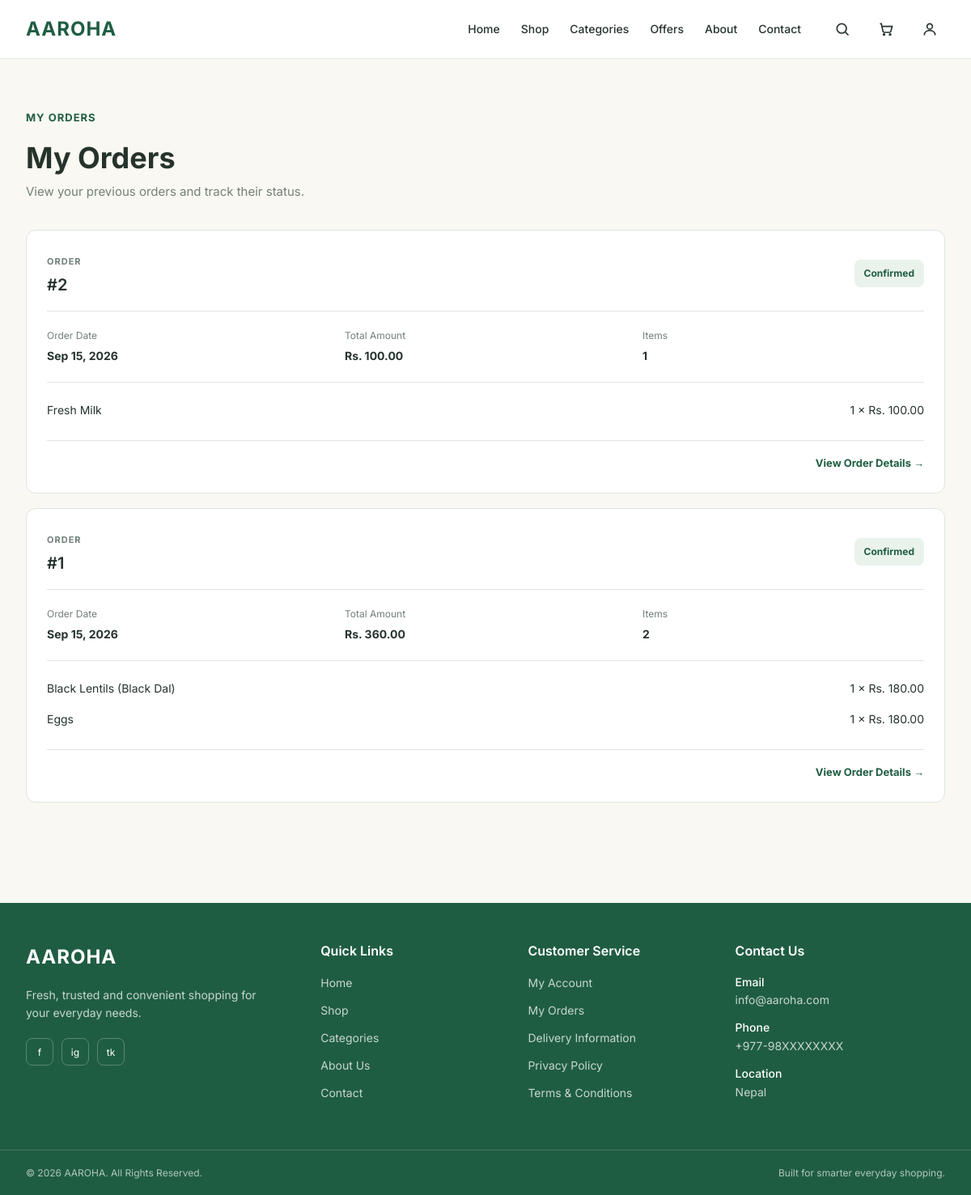
The page /orders/my-orders/ (signed in) on the database its author committed.
### orders/models.py (models this page shows, shortened)
class Order(models.Model):
    STATUS_CHOICES = [
        ('Pending', 'Pending'),
        ('Confirmed', 'Confirmed'),
        ('Processing', 'Processing'),
        ('Shipped', 'Shipped'),
        ('Delivered', 'Delivered'),
        ('Cancelled', 'Cancelled'),
    ]
    user = models.ForeignKey(
        User,
        on_delete=models.CASCADE,
        related_name='orders'
    )
    customer_name = models.CharField(max_length=150)
    phone = models.CharField(max_length=20)
    address = models.TextField()
    city = models.CharField(max_length=100)
    total_amount = models.DecimalField(
        max_digits=10,
        decimal_places=2
    )
    status = models.CharField(
        max_length=20,
        choices=STATUS_CHOICES,
        default='Pending'
    )
    created_at = models.DateTimeField(auto_now_add=True)
    updated_at = models.DateTimeField(auto_now=True)

class OrderItem(models.Model):
    order = models.ForeignKey(
        Order,
        on_delete=models.CASCADE,
        related_name='items'
    )
    product = models.ForeignKey(
        'products.Product',
        on_delete=models.CASCADE
    )
    quantity = models.PositiveIntegerField()
    price = models.DecimalField(
        max_digits=10,
        decimal_places=2
    )
    subtotal = models.DecimalField(
        max_digits=10,
        decimal_places=2
    )

### products/models.py (models this page shows, shortened)
class Product(models.Model):
    name = models.CharField(max_length=200)
    category = models.ForeignKey(
        Category,
        on_delete=models.CASCADE,
        related_name='products'
    )
    description = models.TextField()
    price = models.DecimalField(
        max_digits=10,
        decimal_places=2
    )
    unit = models.CharField(
        max_length=50,
        default='piece'
    )
    stock = models.PositiveIntegerField(default=0)
    image = models.ImageField(
        upload_to='products/',
        blank=True,
        null=True
    )
    is_available = models.BooleanField(default=True)
    created_at = models.DateTimeField(auto_now_add=True)
    updated_at = models.DateTimeField(auto_now=True)

### orders/views.py (the view)
@login_required
def my_orders(request):
    orders = Order.objects.filter(
        user=request.user
    ).order_by('-created_at')
    return render(
        request,
        'orders/my_orders.html',
        {
            'orders': orders
        }
    )

### templates/orders/my_orders.html (shortened to what this page needs)
{% extends 'base.html' %}
{% block content %}
<section class="orders-section">
    <div class="container">
        <div class="orders-header">
            <span class="section-label">
                MY ORDERS
            </span>
            <h1>
                My Orders
            </h1>
            <p>
                View your previous orders and track their status.
            </p>
        </div>
        {% if orders %}
        <div class="orders-list">
            {% for order in orders %}
            <div class="order-card">
                <div class="order-card-header">
                    <div>
                        <span class="order-label">
                            ORDER
                        </span>
                        <h3>
                            #{{ order.id }}
                        </h3>
                    </div>
                    <span class="order-status status-{{ order.status|lower }}">
                        {{ order.status }}
                    </span>
                </div>
                <div class="order-info">
                    <div>
                        <span>
                            Order Date
                        </span>
                        <strong>
                            {{ order.created_at|date:"M d, Y" }}
                        </strong>
                    </div>
                    <div>
                        <span>
                            Total Amount
                        </span>
                        <strong>
                            Rs. {{ order.total_amount }}
                        </strong>
                    </div>
                    <div>
                        <span>
                            Items
                        </span>
                        <strong>
                            {{ order.items.count }}
                        </strong>
                    </div>
                </div>
                <div class="order-products">
                    {% for item in order.items.all %}
                    <div class="order-product">
                        <span>
                            {{ item.product.name }}
                        </span>
                        <span>
                            {{ item.quantity }} ×
                            Rs. {{ item.price }}
                        </span>
                    </div>
                    {% endfor %}
                </div>
                <div class="order-card-action">
                    <a href="{% url 'order_detail' order.id %}">
                        View Order Details →
                    </a>
                </div>
            </div>
            {% endfor %}
        </div>
        {% endif %}
    </div>
</section>
{% endblock %}

### static/css/app.css (style rules this page uses)
:root { --primary: #1F5D42; --primary-dark: #174832; --primary-light: #E8F3EC; --secondary: #7BAE8A; --accent: #E6A93A; --background: #FAF8F2; --surface: #FFFFFF; --text-primary: #26332D; --text-secondary: #718078; --border: #DDE5DF; --success: #2E8B57; --warning: #D99A2B; --danger: #D9534F; --info: #4A90A4; --ai: #665C91; --font-family: "Inter", Arial, sans-serif; --radius-sm: 6px; --radius-md: 8px; --radius-lg: 12px; --radius-xl: 16px; --shadow-sm: 0 2px 8px rgba(38, 51, 45, 0.06); --shadow-md: 0 4px 16px rgba(38, 51, 45, 0.08); --shadow-lg: 0 8px 30px rgba(38, 51, 45, 0.10); --navbar-height: 72px; --sidebar-width: 240px; --max-width: 1440px; }
* { margin: 0; padding: 0; box-sizing: border-box; }
html { scroll-behavior: smooth; }
body { font-family: var(--font-family); background: var(--background); color: var(--text-primary); font-size: 15px; line-height: 1.6; }
a { color: inherit; text-decoration: none; }
.container { width: 100%; max-width: var(--max-width); margin: 0 auto; padding-left: 32px; padding-right: 32px; }
h1 { font-size: 36px; font-weight: 700; line-height: 1.2; }
h3 { font-size: 22px; font-weight: 600; line-height: 1.4; }
p { color: var(--text-secondary); }
.container { width: 100%; max-width: 1440px; margin-left: auto; margin-right: auto; padding-left: 32px; padding-right: 32px; }
.section-label { display: inline-block; margin-bottom: 10px; color: #1F5D42; font-size: 13px; font-weight: 700; letter-spacing: 1px; }
.orders-section { padding: 60px 0; background: #FAF8F2; min-height: 70vh; }
.orders-header { margin-bottom: 35px; }
.orders-header .section-label { color: #1F5D42; font-size: 13px; font-weight: 700; letter-spacing: 1px; }
.orders-header h1 { margin: 8px 0; color: #26332D; font-size: 36px; }
.orders-header p { color: #718078; font-size: 15px; }
.orders-list { display: flex; flex-direction: column; gap: 18px; }
.order-card { padding: 25px; background: #FFFFFF; border: 1px solid #DDE5DF; border-radius: 12px; }
.order-card-header { display: flex; justify-content: space-between; align-items: center; padding-bottom: 18px; border-bottom: 1px solid #DDE5DF; }
.order-label { color: #718078; font-size: 11px; font-weight: 700; letter-spacing: 1px; }
.order-card-header h3 { margin: 4px 0 0; color: #26332D; font-size: 20px; }
.order-status { padding: 7px 12px; border-radius: 8px; font-size: 12px; font-weight: 700; }
.status-confirmed { background: #EAF2EC; color: #1F5D42; }
.order-info { display: grid; grid-template-columns: repeat(3, 1fr); gap: 20px; padding: 20px 0; }
.order-info div { display: flex; flex-direction: column; gap: 5px; }
.order-info span { color: #718078; font-size: 12px; }
.order-info strong { color: #26332D; font-size: 14px; }
.order-products { padding-top: 15px; border-top: 1px solid #DDE5DF; }
.order-product { display: flex; justify-content: space-between; padding: 8px 0; color: #26332D; font-size: 14px; }
.order-card-action { margin-top: 18px; padding-top: 15px; border-top: 1px solid #DDE5DF; text-align: right; }
.order-card-action a { color: #1F5D42; text-decoration: none; font-size: 13px; font-weight: 700; }

### rows shown on the page
Order: id "2", status "Confirmed", created_at "Sep 15, 2026", total_amount "100.00", items.count "1"
OrderItem: product.name "Fresh Milk", quantity "1", price "100.00"
Order: id "1", status "Confirmed", created_at "Sep 15, 2026", total_amount "360.00", items.count "2"
OrderItem: product.name "Black Lentils (Black Dal)", quantity "1", price "180.00"
OrderItem: product.name "Eggs", quantity "1", price "180.00"
